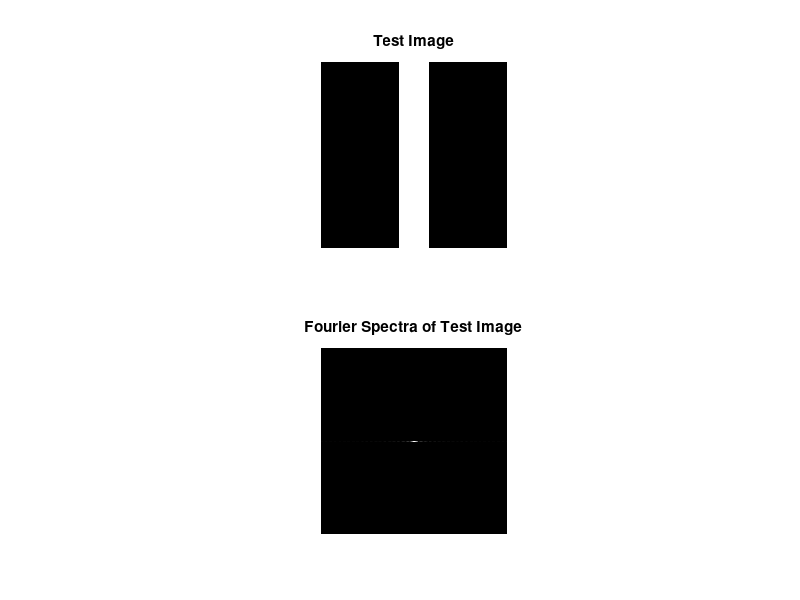
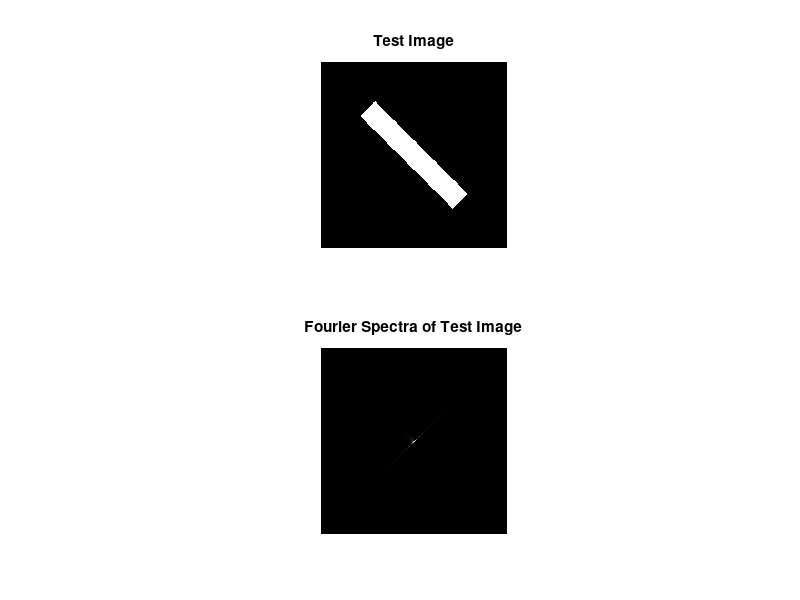

Here is the MATLAB script that generated these plots, in order: (Note: this script raises an error after producing the figures.)
% create 256 x 256 test image (white rectangle)
f = zeros(256, 256);
f(:, 108:148) = 1;

% Fourier Spectra of test image
f_fs = fftshift(abs(fft2(f)));

% Plot the images
figure;
subplot(2,1,1), imshow(f);
title('Test Image');
subplot(2,1,2), imshow(f_fs, []);
title('Fourier Spectra of Test Image');

% Rotate test image by 45 degrees
f_rotated = imrotate(f, 45);
f_fs_rotated = fftshift(abs(fft2(f_rotated)));

% Plot the images
figure;
subplot(2,1,1), imshow(f_rotated);
title('Test Image');
subplot(2,1,2), imshow(f_fs_rotated, []);
title('Fourier Spectra of Test Image');

% Load lena and convert to grayscale
lena = imread('lena.tiff');
lena_grayscale = rgb2gray(lena);

% Compute amplitude and phase
lena_amplitude = abs(fftshift(fft2(lena_grayscale)));
lena_phase = fftshift(fft2(lena_grayscale)) ./ lena_amplitude;

% Perform inverse Fourier Transform on Amplitude and Phase
lena_amplitude_inv = log(ifft2(lena_amplitude));
lena_phase_inv = log(ifft2(lena_phase));

% Plot of Original Image
figure;
subplot(1,3,1), imshow(lena_grayscale);
title('Original Lena Image');

% Plot of Image Reconstructed with Amplitude
subplot(1,3,2), imshow(lena_amplitude_inv, []);
title('Lena Image Reconstructed with Amplitude');

% Plot of Image Reconstructed with Phase
subplot(1,3,3), imshow(lena_phase_inv, []);
title('Lena Image Reconstructed with Phase');


